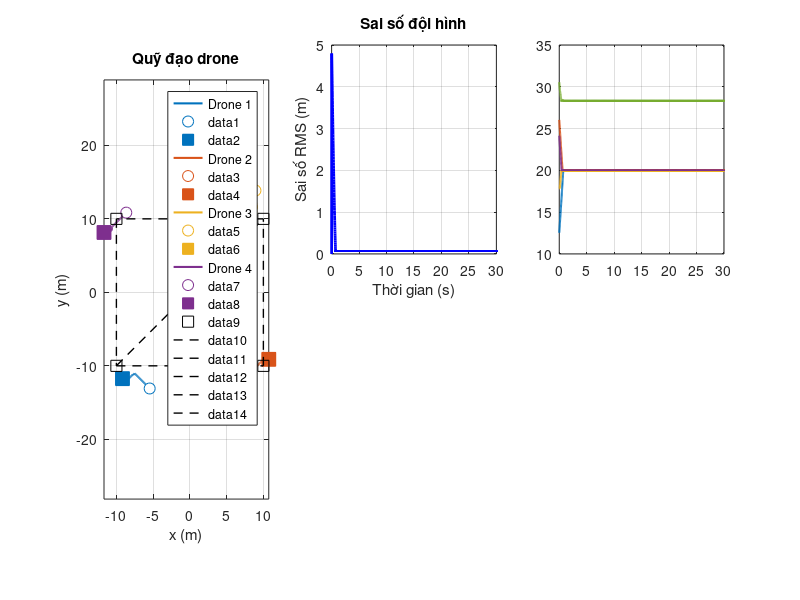

The MATLAB script that drew this image: (Note: this script raises an error after producing the figure.)
%% MÔ PHỎNG ĐIỀU KHIỂN ĐỘI HÌNH DỰA TRÊN KHOẢNG CÁCH
% 4 drone trong mặt phẳng 2D (dễ vẽ)
clear; clc; close all;

%% ========================================================================
%  1. THAM SỐ
%% ========================================================================
n_drones = 4;           % số drone
dim = 2;                 % không gian 2D (dễ vẽ)
dt = 0.01;               % bước thời gian
T = 30;                  % tổng thời gian
t = 0:dt:T;              % vector thời gian
n_steps = length(t);

%% ========================================================================
%  2. ĐỘI HÌNH MONG MUỐN - HÌNH VUÔNG CẠNH 5
%% ========================================================================
L = 20;  % cạnh hình vuông

% Vị trí mong muốn (tâm tại gốc)
p_star = zeros(dim, n_drones);
p_star(:,1) = [-L/2; -L/2];  % drone 1
p_star(:,2) = [ L/2; -L/2];  % drone 2
p_star(:,3) = [ L/2;  L/2];  % drone 3
p_star(:,4) = [-L/2;  L/2];  % drone 4

%% ========================================================================
%  3. ĐỒ THỊ VÀ KHOẢNG CÁCH MONG MUỐN
%% ========================================================================
% Đồ thị: hình vuông đủ 4 cạnh + 1 đường chéo (để cứng)
edges = [1 2; 2 3; 3 4; 4 1; 1 3];  % 5 cạnh
m = size(edges, 1);

% Tính khoảng cách mong muốn từ p_star
d_star = zeros(m, 1);
for e = 1:m
    i = edges(e,1);
    j = edges(e,2);
    d_star(e) = norm(p_star(:,i) - p_star(:,j));
end

% Hiển thị khoảng cách
fprintf('Khoảng cách mong muốn:\n');
for e = 1:m
    fprintf('  d%d%d = %.2f\n', edges(e,1), edges(e,2), d_star(e));
end

%% ========================================================================
%  4. KHỞI TẠO VỊ TRÍ BAN ĐẦU (LỆCH SO VỚI MONG MUỐN)
%% ========================================================================
P = zeros(dim, n_drones, n_steps);
P(:,:,1) = p_star + 3 * randn(dim, n_drones);  % nhiễu ngẫu nhiên

% Vẽ vị trí ban đầu
fprintf('\nVị trí ban đầu:\n');
disp(P(:,:,1)');

%% ========================================================================
%  5. VÒNG LẶP MÔ PHỎNG
%% ========================================================================
fprintf('\nĐang mô phỏng...\n');

formation_error = zeros(n_steps, 1);

for k = 1:n_steps-1
    p_curr = P(:,:,k);
    
    % Tính lực điều khiển cho từng drone
    u = zeros(dim, n_drones);
    
    for i = 1:n_drones
        for e = 1:m
            if edges(e,1) == i
                j = edges(e,2);
                % Tính khoảng cách hiện tại
                dij = norm(p_curr(:,i) - p_curr(:,j));
                % Lực điều khiển
                u(:,i) = u(:,i) + (dij^2 - d_star(e)^2) * (p_curr(:,j) - p_curr(:,i));
                
            elseif edges(e,2) == i
                j = edges(e,1);
                dij = norm(p_curr(:,i) - p_curr(:,j));
                u(:,i) = u(:,i) + (dij^2 - d_star(e)^2) * (p_curr(:,j) - p_curr(:,i));
            end
        end
    end
    
    % Giới hạn lực (tránh sốc)
    max_u = 5;
    u = max(min(u, max_u), -max_u);
    
    % Cập nhật vị trí (Euler)
    P(:,:,k+1) = P(:,:,k) + u * dt;
    
    % Tính sai số đội hình (RMS)
    error_sum = 0;
    count = 0;
    for e = 1:m
        i = edges(e,1); j = edges(e,2);
        dij = norm(P(:,i,k+1) - P(:,j,k+1));
        error_sum = error_sum + (dij - d_star(e))^2;
        count = count + 1;
    end
    formation_error(k+1) = sqrt(error_sum / count);
    
    % Hiển thị tiến độ
    if mod(k, round(n_steps/10)) == 0
        fprintf('  t = %.1f s, sai số = %.4f\n', k*dt, formation_error(k));
    end
end

fprintf('Mô phỏng hoàn tất!\n');

%% ========================================================================
%  6. VẼ KẾT QUẢ
%% ========================================================================
figure('Name', 'Kết quả mô phỏng', 'Position', [100, 100, 1400, 900]);

%% 6.1. Quỹ đạo
subplot(2,3,[1,4]);
colors = lines(n_drones);
hold on; grid on; box on;

for i = 1:n_drones
    plot(squeeze(P(1,i,:)), squeeze(P(2,i,:)), ...
        'Color', colors(i,:), 'LineWidth', 1.5, ...
        'DisplayName', sprintf('Drone %d', i));
    
    % Điểm đầu
    plot(P(1,i,1), P(2,i,1), 'o', 'Color', colors(i,:), ...
        'MarkerSize', 8, 'MarkerFaceColor', 'w');
    
    % Điểm cuối
    plot(P(1,i,end), P(2,i,end), 's', 'Color', colors(i,:), ...
        'MarkerSize', 10, 'MarkerFaceColor', colors(i,:));
end

% Vẽ đội hình mong muốn
plot(p_star(1,:), p_star(2,:), 'ks', 'MarkerSize', 8, 'MarkerFaceColor', 'none');
for e = 1:m
    i = edges(e,1); j = edges(e,2);
    plot([p_star(1,i) p_star(1,j)], [p_star(2,i) p_star(2,j)], ...
        'k--', 'LineWidth', 1);
end

xlabel('x (m)'); ylabel('y (m)');
title('Quỹ đạo drone');
legend('Location', 'best');
axis equal;

%% 6.2. Sai số đội hình
subplot(2,3,2);
plot(t, formation_error, 'b-', 'LineWidth', 2);
xlabel('Thời gian (s)'); ylabel('Sai số RMS (m)');
title('Sai số đội hình');
grid on;

%% 6.3. Khoảng cách theo thời gian
subplot(2,3,3);
hold on; grid on; box on;

for e = 1:m
    i = edges(e,1); j = edges(e,2);
    dist = squeeze(sqrt(sum((P(:,i,:) - P(:,j,:)).^2, 1)));
    plot(t, dist(:), 'LineWidth', 1.5, 'DisplayName', sprintf('d_{%d%d}', i, j));
end

% Vẽ đường mong muốn
for e = 1:m
    yline(d_star(e), '--', 'Color', [0.5 0.5 0.5], 'LineWidth', 1);
end

xlabel('Thời gian (s)'); ylabel('Khoảng cách (m)');
title('Khoảng cách giữa các drone');
legend('Location', 'best');

%% 6.4. Animation
subplot(2,3,[5,6]);
for k = 1:100:n_steps
    cla;
    hold on; grid on; box on;
    
    % Vị trí hiện tại
    p_curr = P(:,:,k);
    
    for i = 1:n_drones
        plot(p_curr(1,i), p_curr(2,i), 'o', 'Color', colors(i,:), ...
            'MarkerSize', 10, 'MarkerFaceColor', colors(i,:));
        text(p_curr(1,i)+0.3, p_curr(2,i)+0.3, num2str(i), ...
            'Color', colors(i,:), 'FontWeight', 'bold');
    end
    
    % Vẽ các cạnh hiện tại
    for e = 1:m
        i = edges(e,1); j = edges(e,2);
        plot([p_curr(1,i) p_curr(1,j)], [p_curr(2,i) p_curr(2,j)], ...
            'g-', 'LineWidth', 1);
    end
    
    % Vẽ đội hình mong muốn (mờ)
    plot(p_star(1,:), p_star(2,:), 'ks', 'MarkerSize', 8, 'MarkerFaceColor', 'none');
    
    xlabel('x (m)'); ylabel('y (m)');
    title(sprintf('t = %.1f s, sai số = %.3f m', t(k), formation_error(k)));
    xlim([-15, 15]); ylim([-15, 15]);
    axis equal;
    
    drawnow;
    pause(0.01);
end

sgtitle('Điều khiển đội hình dựa trên khoảng cách', 'FontSize', 14, 'FontWeight', 'bold');
